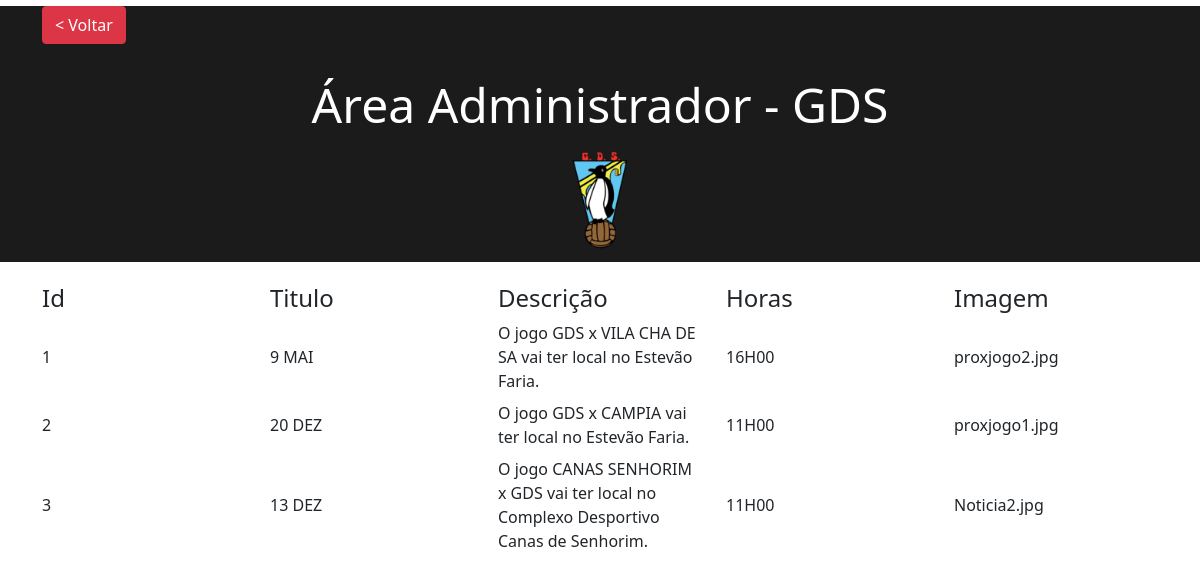
Screenshot of /area-admin/proxjogo.php with the database file from the repository.
### tables this page shows
CREATE TABLE `prox_jogo` (
  `Id` int(11) NOT NULL,
  `Titulo` varchar(256) NOT NULL,
  `Descricao` text NOT NULL,
  `Horas` varchar(256) NOT NULL,
  `Img` varchar(256) NOT NULL
);

### area-admin/proxjogo.php (the view, shortened to what this page needs)
 <!DOCTYPE html>
<html>
<head>
    <link href="https://cdn.jsdelivr.net/npm/bootstrap@5.0.0-beta1/dist/css/bootstrap.min.css" rel="stylesheet">
    <link rel="stylesheet" href="css/fontawesome.min.css">
</head>
<body>
    <?php
require 'includes/connection.php';
?>
<div style="background-color: #1b1b1b; margin-top:-1.5%;">
    <div class="container mt-4" style="background-color: #1b1b1b;">
	<a  href="index.php" class="btn btn-danger">< Voltar</a>
    </div>
    <h2 class="h2-title" style="padding: 2rem;background-color: #1b1b1b;">Área Administrador - GDS</h2>
    <div style="text-align: center; ">
            <img  src="/GDS/images/ProjetoGDS/gdss.png" style="max-height: 100px; margin-top:-2%;  margin-bottom:1%;">
        </div>
</div>
    <?php
    $sql = 'SELECT * FROM prox_jogo';
    $sth = $dbh->prepare($sql);
    $sth->execute();
    ?>
    <div class="container mx-auto">
        <div class="row h4" style=" margin-top: 2%;">
            <div class="col">Id</div>
            <div class="col">Titulo</div>
            <div class="col">Descrição</div>
            <div class="col">Horas</div>
            <div class="col">Imagem</div>
        </div>
        <?php
  while($prox_jogo = $sth->fetchObject()){
        $Id = $prox_jogo->Id;
        $Titulo = $prox_jogo->Titulo;
        $Descricao = $prox_jogo->Descricao;
        $Horas = $prox_jogo->Horas;
        $Img = $prox_jogo->Img;
        ?>
        <div class="row mb-2 user-edit" onclick="editUser(<?= $Id ?>)">
        <div class="col align-self-center">
                <?= $Id ?>
            </div>
            <div class="col align-self-center">
                <?= $Titulo ?>
            </div>
            <div class="col align-self-center">
                <?= $Descricao ?>
            </div>
            <div class="col align-self-center">
                <?= $Horas ?>
            </div>
            <div class="col align-self-center">
                <?= $Img ?>
            </div>
        </div>
        <?php  }
        ?>
    </div>
</body>
</html>

### area-admin/proxjogo.php (style rules this page uses)
html, body { background-color: white; }
.h2-title { font-size: 3rem; text-align: center; padding: 2rem; color: white; }

### rows the page displays
prox_jogo: Id "1", Titulo "9 MAI", Descricao "O jogo GDS x VILA CHA DE SA vai ter local no Estevão Faria.", Horas "16H00", Img "proxjogo2.jpg"
prox_jogo: Id "2", Titulo "20 DEZ", Descricao "O jogo GDS x CAMPIA vai ter local no Estevão Faria.", Horas "11H00", Img "proxjogo1.jpg"
prox_jogo: Id "3", Titulo "13 DEZ", Descricao "O jogo CANAS SENHORIM x GDS vai ter local no Complexo Desportivo Canas de Senhorim.", Horas "11H00", Img "Noticia2.jpg"
